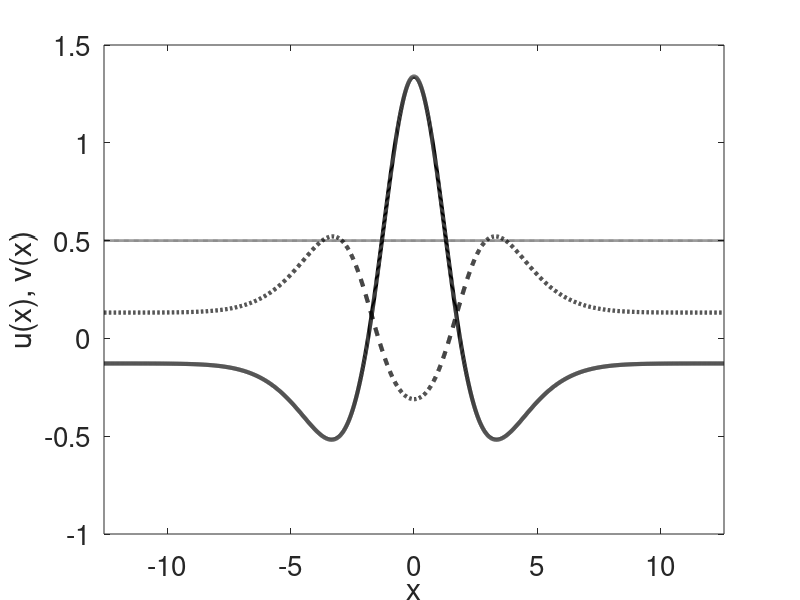

MATLAB code for this plot:
%% This code reproduces Fig.8 (a) from the article 
%  'A dynamic neural field model of continuous input integration'
%  by W. Wojtak et al.

clear; clc
%% Spatial coordinates
L = 4*pi; N = 2^12; dx = 2*L/N; xDim = (-L+(0:N-1)*dx); 

%% Temporal coordinates
dt = .01; tspan = 0:dt:50; M = numel(tspan);

%% Functions
kernel = @(x,A_ex,s_ex,A_in,s_in,g_i) A_ex* exp(-0.5 * (x).^2 / s_ex^2) - A_in * exp(-0.5 * (x).^2 / s_in^2) - g_i;
gauss = @(x,mu,sigma) exp(-0.5*(x-mu).^2/sigma^2);
sigmoid = @(x,beta,theta)  1./ (1 + exp(-beta*(x-theta)));

%% Paramaters
p(1) = 1000;   % beta
p(2) = 2;      % A_ex   
p(3) = 1.25;   % s_ex   
p(4) = 1;      % A_inh
p(5) = 2.5;    % s_inh
p(6) = 0.1;    % w_inh
p(7) = 0.5;    % theta

beta = p(1); theta = p(7); tau = 1;

%% Initial data
K = 0.0;
u_field =  -theta * ones(1, N); v_field = K - u_field;
history_u = zeros(M, N);
history_v = zeros(M, N);

%% Connectivity function
w = kernel(xDim,p(2),p(3),p(4),p(5),p(6));
wHat = fft(w);

%% Input
A_I = 1; sigma_I = 1;
Input = zeros(M, N);
Input_pattern = A_I * gauss(xDim, 0, sigma_I);
Input(1/dt:2/dt, :) = repmat(Input_pattern,1+(1/dt),1);

%% Main loop
for i = 1:M
f = sigmoid(u_field, beta, theta);
convolution = dx * ifftshift(real(ifft(fft(f) .* wHat)));
% 2-field model:
u_field = u_field + dt/tau * (-u_field + convolution + v_field + Input(i, :));
v_field = v_field + dt/tau * (-v_field - convolution + u_field);
history_u(i,:) = u_field; history_v(i,:) = v_field;
end


%% Plot results
figure
plot(xDim,u_field,'k','linewidth',3), hold on
plot(xDim,v_field,'--k','linewidth',3), hold on
plot(xDim,theta*ones(1,N),':k','linewidth',2);
xlabel('x'); ylabel('u(x), v(x)');
ax = gca;
set(gca,  'FontSize', 20)
set(gca,  'XLim', [-L L])

